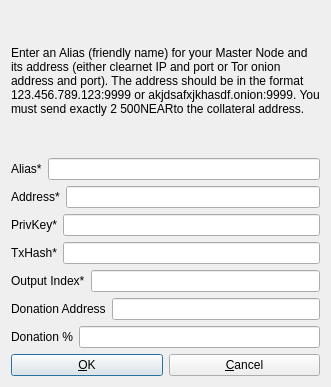
<?xml version="1.0" encoding="UTF-8"?>
<ui version="4.0">
 <class>AddEditAdrenalineNode</class>
 <widget class="QDialog" name="AddEditAdrenalineNode">
  <property name="geometry">
   <rect>
    <x>0</x>
    <y>0</y>
    <width>331</width>
    <height>387</height>
   </rect>
  </property>
  <property name="windowTitle">
   <string>Add/Edit Nearkitai Node</string>
  </property>
  <property name="modal">
   <bool>true</bool>
  </property>
  <layout class="QVBoxLayout" name="verticalLayout">
   <item>
    <widget class="QLabel" name="label_9">
     <property name="sizePolicy">
      <sizepolicy hsizetype="Preferred" vsizetype="Expanding">
       <horstretch>0</horstretch>
       <verstretch>0</verstretch>
      </sizepolicy>
     </property>
     <property name="text">
      <string>&lt;html&gt;&lt;head/&gt;&lt;body&gt;&lt;p&gt;Enter an Alias (friendly name) for your Master Node and its address (either clearnet IP and port or Tor onion address and port). The address should be in the format 123.456.789.123:9999 or akjdsafxjkhasdf.onion:9999. You must send exactly 2 500NEARto the collateral address.&lt;/p&gt;&lt;/body&gt;&lt;/html&gt;</string>
     </property>
     <property name="wordWrap">
      <bool>true</bool>
     </property>
    </widget>
   </item>
   <item>
    <layout class="QHBoxLayout" name="horizontalLayout_4">
     <property name="bottomMargin">
      <number>0</number>
     </property>
     <item>
      <widget class="QLabel" name="label_4">
       <property name="text">
        <string>Alias*</string>
       </property>
      </widget>
     </item>
     <item>
      <widget class="QLineEdit" name="aliasLineEdit"/>
     </item>
    </layout>
   </item>
   <item>
    <layout class="QHBoxLayout" name="horizontalLayout_5">
     <property name="bottomMargin">
      <number>0</number>
     </property>
     <item>
      <widget class="QLabel" name="label_6">
       <property name="text">
        <string>Address*</string>
       </property>
      </widget>
     </item>
     <item>
      <widget class="QLineEdit" name="addressLineEdit"/>
     </item>
    </layout>
   </item>
   <item>
    <layout class="QHBoxLayout" name="horizontalLayout_3">
     <property name="bottomMargin">
      <number>0</number>
     </property>
     <item>
      <widget class="QLabel" name="label_5">
       <property name="text">
        <string>PrivKey*</string>
       </property>
      </widget>
     </item>
     <item>
      <widget class="QLineEdit" name="privkeyLineEdit"/>
     </item>
    </layout>
   </item>
   <item>
    <layout class="QHBoxLayout" name="horizontalLayout_2">
     <property name="bottomMargin">
      <number>0</number>
     </property>
     <item>
      <widget class="QLabel" name="label_2">
       <property name="text">
        <string>TxHash*</string>
       </property>
      </widget>
     </item>
     <item>
      <widget class="QLineEdit" name="txhashLineEdit"/>
     </item>
    </layout>
   </item>
   <item>
    <layout class="QHBoxLayout" name="horizontalLayout_8">
     <property name="bottomMargin">
      <number>0</number>
     </property>
     <item>
      <widget class="QLabel" name="label_8">
       <property name="text">
        <string>Output Index*</string>
       </property>
      </widget>
     </item>
     <item>
      <widget class="QLineEdit" name="outputindexLineEdit"/>
     </item>
    </layout>
   </item>
   <item>
    <layout class="QHBoxLayout" name="horizontalLayout_6">
     <property name="bottomMargin">
      <number>0</number>
     </property>
     <item>
      <widget class="QLabel" name="label_3">
       <property name="text">
        <string>Donation Address</string>
       </property>
      </widget>
     </item> 
     <item>
      <widget class="QLineEdit" name="donationaddressLineEdit"/>
     </item>
    </layout>
   </item>
   <item>
    <layout class="QHBoxLayout" name="horizontalLayout_7">
     <property name="bottomMargin">
      <number>0</number>
     </property>
     <item>
      <widget class="QLabel" name="label_7">
       <property name="text">
        <string>Donation %</string>
       </property>
      </widget>
     </item>
     <item>
      <widget class="QLineEdit" name="donationpercentageLineEdit"/>
     </item>
    </layout>
   </item>
   <item>
    <layout class="QHBoxLayout" name="horizontalLayout_Buttons">
     <item>
      <widget class="QPushButton" name="okButton">
       <property name="text">
        <string>&amp;OK</string>
       </property>
      </widget>
     </item>
     <item>
      <widget class="QPushButton" name="cancelButton">
       <property name="text">
        <string>&amp;Cancel</string>
       </property>
       <property name="autoDefault">
        <bool>false</bool>
       </property>
      </widget>
     </item>
    </layout>
   </item>
  </layout>
 </widget>
 <resources/>
 <connections/>
</ui>
